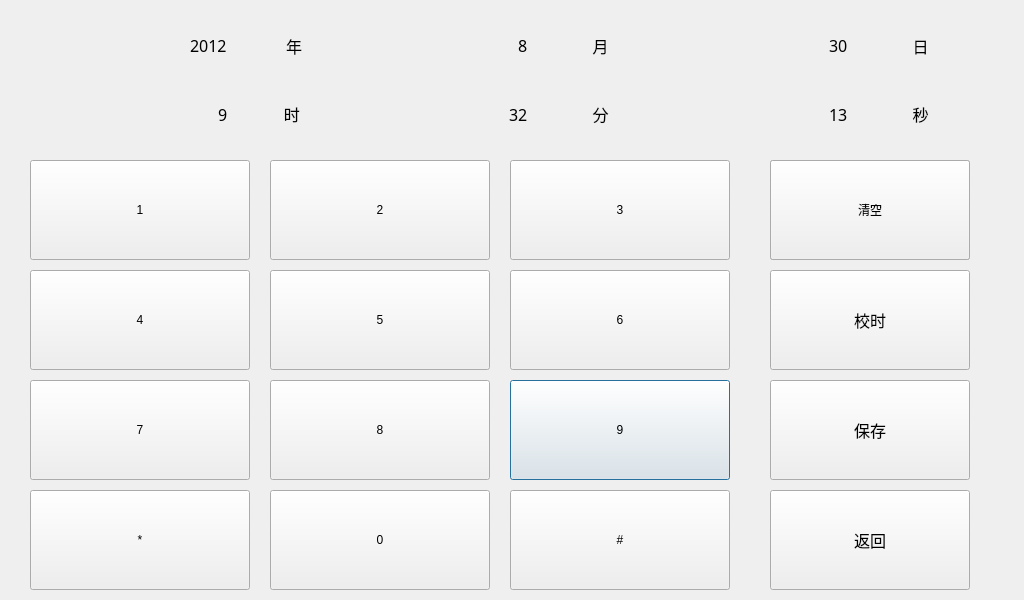
<?xml version="1.0" encoding="UTF-8"?>
<ui version="4.0">
 <class>DatetimeSetDialog</class>
 <widget class="QDialog" name="DatetimeSetDialog">
  <property name="geometry">
   <rect>
    <x>0</x>
    <y>0</y>
    <width>1024</width>
    <height>600</height>
   </rect>
  </property>
  <property name="focusPolicy">
   <enum>Qt::TabFocus</enum>
  </property>
  <property name="windowTitle">
   <string>Dialog</string>
  </property>
  <widget class="QFrame" name="frameDateTimeSetting">
   <property name="geometry">
    <rect>
     <x>30</x>
     <y>10</y>
     <width>940</width>
     <height>140</height>
    </rect>
   </property>
   <property name="styleSheet">
    <string notr="true"/>
   </property>
   <property name="frameShape">
    <enum>QFrame::NoFrame</enum>
   </property>
   <property name="frameShadow">
    <enum>QFrame::Raised</enum>
   </property>
  </widget>
  <widget class="CommonPushButton" name="pushButtonDateTimeSetNum9">
   <property name="geometry">
    <rect>
     <x>510</x>
     <y>380</y>
     <width>220</width>
     <height>100</height>
    </rect>
   </property>
   <property name="text">
    <string>9</string>
   </property>
  </widget>
  <widget class="CommonPushButton" name="pushButtonDateTimeSetNum6">
   <property name="geometry">
    <rect>
     <x>510</x>
     <y>270</y>
     <width>220</width>
     <height>100</height>
    </rect>
   </property>
   <property name="text">
    <string>6</string>
   </property>
  </widget>
  <widget class="CommonPushButton" name="pushButtonDateTimeSetNum2">
   <property name="geometry">
    <rect>
     <x>270</x>
     <y>160</y>
     <width>220</width>
     <height>100</height>
    </rect>
   </property>
   <property name="text">
    <string>2</string>
   </property>
  </widget>
  <widget class="CommonPushButton" name="pushButtonDateTimeSetNum1">
   <property name="geometry">
    <rect>
     <x>30</x>
     <y>160</y>
     <width>220</width>
     <height>100</height>
    </rect>
   </property>
   <property name="text">
    <string>1</string>
   </property>
  </widget>
  <widget class="CommonPushButton" name="pushButtonDateTimeSetSave">
   <property name="geometry">
    <rect>
     <x>770</x>
     <y>380</y>
     <width>200</width>
     <height>100</height>
    </rect>
   </property>
   <property name="font">
    <font>
     <family>AlArabiya</family>
     <pointsize>12</pointsize>
    </font>
   </property>
   <property name="text">
    <string>保存</string>
   </property>
  </widget>
  <widget class="CommonPushButton" name="pushButtonDateTimeSetNum4">
   <property name="geometry">
    <rect>
     <x>30</x>
     <y>270</y>
     <width>220</width>
     <height>100</height>
    </rect>
   </property>
   <property name="text">
    <string>4</string>
   </property>
  </widget>
  <widget class="CommonPushButton" name="pushButtonDateTimeSetNum8">
   <property name="geometry">
    <rect>
     <x>270</x>
     <y>380</y>
     <width>220</width>
     <height>100</height>
    </rect>
   </property>
   <property name="text">
    <string>8</string>
   </property>
  </widget>
  <widget class="CommonPushButton" name="pushButtonDateTimeSetNum7">
   <property name="geometry">
    <rect>
     <x>30</x>
     <y>380</y>
     <width>220</width>
     <height>100</height>
    </rect>
   </property>
   <property name="text">
    <string>7</string>
   </property>
  </widget>
  <widget class="CommonPushButton" name="pushButtonDateTimeSetNum0">
   <property name="geometry">
    <rect>
     <x>270</x>
     <y>490</y>
     <width>220</width>
     <height>100</height>
    </rect>
   </property>
   <property name="text">
    <string>0</string>
   </property>
  </widget>
  <widget class="CommonPushButton" name="pushButtonDateTimeSetNum3">
   <property name="geometry">
    <rect>
     <x>510</x>
     <y>160</y>
     <width>220</width>
     <height>100</height>
    </rect>
   </property>
   <property name="text">
    <string>3</string>
   </property>
  </widget>
  <widget class="CommonPushButton" name="pushButtonDateTimeSetNum5">
   <property name="geometry">
    <rect>
     <x>270</x>
     <y>270</y>
     <width>220</width>
     <height>100</height>
    </rect>
   </property>
   <property name="text">
    <string>5</string>
   </property>
  </widget>
  <widget class="CommonPushButton" name="pushButtonDateTimeSetBack">
   <property name="geometry">
    <rect>
     <x>770</x>
     <y>160</y>
     <width>200</width>
     <height>100</height>
    </rect>
   </property>
   <property name="text">
    <string>退格</string>
   </property>
  </widget>
  <widget class="CommonPushButton" name="pushButtonDateTimeSetTime">
   <property name="geometry">
    <rect>
     <x>770</x>
     <y>270</y>
     <width>200</width>
     <height>100</height>
    </rect>
   </property>
   <property name="font">
    <font>
     <family>AlArabiya</family>
     <pointsize>12</pointsize>
    </font>
   </property>
   <property name="text">
    <string>校时</string>
   </property>
  </widget>
  <widget class="CommonPushButton" name="pushButtonDateTimeSetReturn">
   <property name="geometry">
    <rect>
     <x>770</x>
     <y>490</y>
     <width>200</width>
     <height>100</height>
    </rect>
   </property>
   <property name="font">
    <font>
     <family>AlArabiya</family>
     <pointsize>12</pointsize>
    </font>
   </property>
   <property name="text">
    <string>返回</string>
   </property>
  </widget>
  <widget class="FMyLineEdit" name="lineEditMonth">
   <property name="geometry">
    <rect>
     <x>400</x>
     <y>10</y>
     <width>131</width>
     <height>71</height>
    </rect>
   </property>
   <property name="font">
    <font>
     <family>AlArabiya</family>
     <pointsize>12</pointsize>
    </font>
   </property>
   <property name="focusPolicy">
    <enum>Qt::ClickFocus</enum>
   </property>
   <property name="autoFillBackground">
    <bool>false</bool>
   </property>
   <property name="styleSheet">
    <string notr="true">border: 0px;
background-color: transparent;</string>
   </property>
   <property name="text">
    <string>8</string>
   </property>
   <property name="maxLength">
    <number>2</number>
   </property>
   <property name="alignment">
    <set>Qt::AlignRight|Qt::AlignTrailing|Qt::AlignVCenter</set>
   </property>
  </widget>
  <widget class="FMyLineEdit" name="lineEditMinute">
   <property name="geometry">
    <rect>
     <x>400</x>
     <y>80</y>
     <width>131</width>
     <height>68</height>
    </rect>
   </property>
   <property name="font">
    <font>
     <family>AlArabiya</family>
     <pointsize>12</pointsize>
    </font>
   </property>
   <property name="focusPolicy">
    <enum>Qt::ClickFocus</enum>
   </property>
   <property name="autoFillBackground">
    <bool>false</bool>
   </property>
   <property name="styleSheet">
    <string notr="true">border: 0px;
background-color: transparent;</string>
   </property>
   <property name="text">
    <string>32</string>
   </property>
   <property name="maxLength">
    <number>2</number>
   </property>
   <property name="alignment">
    <set>Qt::AlignRight|Qt::AlignTrailing|Qt::AlignVCenter</set>
   </property>
  </widget>
  <widget class="QLabel" name="label_2">
   <property name="geometry">
    <rect>
     <x>570</x>
     <y>10</y>
     <width>61</width>
     <height>71</height>
    </rect>
   </property>
   <property name="font">
    <font>
     <family>AlArabiya</family>
     <pointsize>12</pointsize>
    </font>
   </property>
   <property name="styleSheet">
    <string notr="true"/>
   </property>
   <property name="text">
    <string>月</string>
   </property>
   <property name="alignment">
    <set>Qt::AlignCenter</set>
   </property>
  </widget>
  <widget class="QLabel" name="label_3">
   <property name="geometry">
    <rect>
     <x>890</x>
     <y>10</y>
     <width>61</width>
     <height>71</height>
    </rect>
   </property>
   <property name="font">
    <font>
     <family>AlArabiya</family>
     <pointsize>12</pointsize>
    </font>
   </property>
   <property name="styleSheet">
    <string notr="true"/>
   </property>
   <property name="text">
    <string>日</string>
   </property>
   <property name="alignment">
    <set>Qt::AlignCenter</set>
   </property>
  </widget>
  <widget class="QLabel" name="label_4">
   <property name="geometry">
    <rect>
     <x>270</x>
     <y>80</y>
     <width>48</width>
     <height>68</height>
    </rect>
   </property>
   <property name="font">
    <font>
     <family>AlArabiya</family>
     <pointsize>12</pointsize>
    </font>
   </property>
   <property name="styleSheet">
    <string notr="true"/>
   </property>
   <property name="text">
    <string>时 </string>
   </property>
   <property name="alignment">
    <set>Qt::AlignCenter</set>
   </property>
  </widget>
  <widget class="QLabel" name="label_5">
   <property name="geometry">
    <rect>
     <x>570</x>
     <y>80</y>
     <width>61</width>
     <height>68</height>
    </rect>
   </property>
   <property name="font">
    <font>
     <family>AlArabiya</family>
     <pointsize>12</pointsize>
    </font>
   </property>
   <property name="styleSheet">
    <string notr="true"/>
   </property>
   <property name="text">
    <string>分</string>
   </property>
   <property name="alignment">
    <set>Qt::AlignCenter</set>
   </property>
  </widget>
  <widget class="FMyLineEdit" name="lineEditSecond">
   <property name="geometry">
    <rect>
     <x>720</x>
     <y>80</y>
     <width>131</width>
     <height>68</height>
    </rect>
   </property>
   <property name="font">
    <font>
     <family>AlArabiya</family>
     <pointsize>12</pointsize>
    </font>
   </property>
   <property name="focusPolicy">
    <enum>Qt::ClickFocus</enum>
   </property>
   <property name="autoFillBackground">
    <bool>false</bool>
   </property>
   <property name="styleSheet">
    <string notr="true">border: 0px;
background-color: transparent;</string>
   </property>
   <property name="text">
    <string>13</string>
   </property>
   <property name="maxLength">
    <number>2</number>
   </property>
   <property name="alignment">
    <set>Qt::AlignRight|Qt::AlignTrailing|Qt::AlignVCenter</set>
   </property>
  </widget>
  <widget class="QLabel" name="label">
   <property name="geometry">
    <rect>
     <x>270</x>
     <y>10</y>
     <width>48</width>
     <height>71</height>
    </rect>
   </property>
   <property name="font">
    <font>
     <family>AlArabiya</family>
     <pointsize>12</pointsize>
    </font>
   </property>
   <property name="styleSheet">
    <string notr="true"/>
   </property>
   <property name="text">
    <string>年</string>
   </property>
   <property name="alignment">
    <set>Qt::AlignCenter</set>
   </property>
  </widget>
  <widget class="FMyLineEdit" name="lineEditYear">
   <property name="geometry">
    <rect>
     <x>30</x>
     <y>10</y>
     <width>201</width>
     <height>71</height>
    </rect>
   </property>
   <property name="font">
    <font>
     <family>AlArabiya</family>
     <pointsize>12</pointsize>
    </font>
   </property>
   <property name="focusPolicy">
    <enum>Qt::ClickFocus</enum>
   </property>
   <property name="autoFillBackground">
    <bool>false</bool>
   </property>
   <property name="styleSheet">
    <string notr="true">border: 0px;
background-color: transparent;</string>
   </property>
   <property name="text">
    <string>2012</string>
   </property>
   <property name="maxLength">
    <number>4</number>
   </property>
   <property name="alignment">
    <set>Qt::AlignRight|Qt::AlignTrailing|Qt::AlignVCenter</set>
   </property>
  </widget>
  <widget class="FMyLineEdit" name="lineEditDay">
   <property name="geometry">
    <rect>
     <x>700</x>
     <y>10</y>
     <width>151</width>
     <height>71</height>
    </rect>
   </property>
   <property name="font">
    <font>
     <family>AlArabiya</family>
     <pointsize>12</pointsize>
    </font>
   </property>
   <property name="focusPolicy">
    <enum>Qt::ClickFocus</enum>
   </property>
   <property name="autoFillBackground">
    <bool>false</bool>
   </property>
   <property name="styleSheet">
    <string notr="true">border: 0px;
background-color: transparent;</string>
   </property>
   <property name="text">
    <string>30</string>
   </property>
   <property name="maxLength">
    <number>2</number>
   </property>
   <property name="alignment">
    <set>Qt::AlignRight|Qt::AlignTrailing|Qt::AlignVCenter</set>
   </property>
  </widget>
  <widget class="QLabel" name="label_6">
   <property name="geometry">
    <rect>
     <x>890</x>
     <y>80</y>
     <width>61</width>
     <height>68</height>
    </rect>
   </property>
   <property name="font">
    <font>
     <family>AlArabiya</family>
     <pointsize>12</pointsize>
    </font>
   </property>
   <property name="styleSheet">
    <string notr="true"/>
   </property>
   <property name="text">
    <string>秒</string>
   </property>
   <property name="alignment">
    <set>Qt::AlignCenter</set>
   </property>
  </widget>
  <widget class="FMyLineEdit" name="lineEditHour">
   <property name="geometry">
    <rect>
     <x>20</x>
     <y>80</y>
     <width>211</width>
     <height>68</height>
    </rect>
   </property>
   <property name="font">
    <font>
     <family>AlArabiya</family>
     <pointsize>12</pointsize>
    </font>
   </property>
   <property name="focusPolicy">
    <enum>Qt::ClickFocus</enum>
   </property>
   <property name="autoFillBackground">
    <bool>false</bool>
   </property>
   <property name="styleSheet">
    <string notr="true">border: 0px;
background-color: transparent;</string>
   </property>
   <property name="text">
    <string>9</string>
   </property>
   <property name="maxLength">
    <number>2</number>
   </property>
   <property name="alignment">
    <set>Qt::AlignRight|Qt::AlignTrailing|Qt::AlignVCenter</set>
   </property>
  </widget>
  <widget class="CommonPushButton" name="pushButtonDateTimeSetDot">
   <property name="geometry">
    <rect>
     <x>30</x>
     <y>490</y>
     <width>220</width>
     <height>100</height>
    </rect>
   </property>
   <property name="text">
    <string>*</string>
   </property>
  </widget>
  <widget class="CommonPushButton" name="pushButtonDateTimeSetShop">
   <property name="geometry">
    <rect>
     <x>510</x>
     <y>490</y>
     <width>220</width>
     <height>100</height>
    </rect>
   </property>
   <property name="text">
    <string>#</string>
   </property>
  </widget>
  <widget class="CommonPushButton" name="pushButtonDateTimeSetClear">
   <property name="geometry">
    <rect>
     <x>770</x>
     <y>160</y>
     <width>200</width>
     <height>100</height>
    </rect>
   </property>
   <property name="text">
    <string>清空</string>
   </property>
  </widget>
 </widget>
 <customwidgets>
  <customwidget>
   <class>CommonPushButton</class>
   <extends>QPushButton</extends>
   <header>commonpushbutton.h</header>
  </customwidget>
  <customwidget>
   <class>FMyLineEdit</class>
   <extends>QLineEdit</extends>
   <header>fmylineedit.h</header>
  </customwidget>
 </customwidgets>
 <tabstops>
  <tabstop>pushButtonDateTimeSetNum1</tabstop>
  <tabstop>pushButtonDateTimeSetNum2</tabstop>
  <tabstop>pushButtonDateTimeSetNum3</tabstop>
  <tabstop>pushButtonDateTimeSetNum4</tabstop>
  <tabstop>pushButtonDateTimeSetNum5</tabstop>
  <tabstop>pushButtonDateTimeSetBack</tabstop>
  <tabstop>pushButtonDateTimeSetNum6</tabstop>
  <tabstop>pushButtonDateTimeSetNum7</tabstop>
  <tabstop>pushButtonDateTimeSetNum8</tabstop>
  <tabstop>pushButtonDateTimeSetNum9</tabstop>
  <tabstop>pushButtonDateTimeSetNum0</tabstop>
  <tabstop>pushButtonDateTimeSetClear</tabstop>
  <tabstop>pushButtonDateTimeSetTime</tabstop>
  <tabstop>pushButtonDateTimeSetSave</tabstop>
 </tabstops>
 <resources/>
 <connections/>
</ui>
